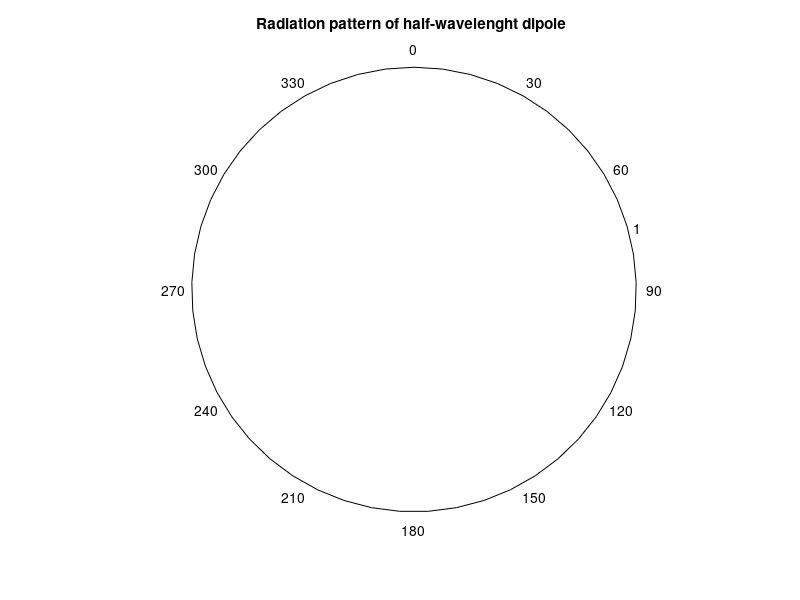

Write MATLAB code to recreate this figure. (Note: this script raises an error after producing the figure.)
%normalized field pattern
    
     x=0:0.0005:2*pi;
    P=sin(x);
    polar(x,P,'--r')
    hold on
    p=sin(-x);
    polar(x,p,'--r')
    view(-270,-90);
    title('Radiation pattern of Infinitesimal Dipole');
   
    %normalized power pattern
    y=0:0.0005:2*pi;
    A=(sin(y)).^2;
    polar(y,A,'r')
    hold on
    a=(sin(-y)).^2;
    polar(y,a,'r')
    view(-270,-90);
    title('Radiation pattern of Infinitesimal Dipole');
    
    
    
    
     %for normalized field pattern
    x=eps:0.0005:2*pi;
    P=sin(x);
    polar(x,P,'--g')
    hold on
    p=sin(-x);
    polar(x,p,'--g')
    view(-270,-90);
    title('Radiation pattern of Short Dipole');
    
    %for normalized power pattern
     y=eps:0.0005:2*pi;
    A=(sin(y)).^2;
    polar(y,A,'g')
    hold on
    a=(sin(-y)).^2;
    polar(y,a,'g')
    view(-270,-90);
    title('Radiation pattern of Short Dipole');
    
    
    
     %for normalized field pattern
    x=eps:0.0005:pi;
    X=cos(pi/2.*(cos(x)));
    P=(X./sin(x));
    polar(x,P,'--k')
    hold on
    p=(-X./sin(x));
    polar(x,p,'--k')
    view(-270,-90);
    title('Radiation pattern of half-wavelenght dipole ');
    
    %for normalized power pattern
    y=eps:0.0005:pi;
    Z=(cos(pi/2.*(cos(x)))).^2;
    A=(Z./(sin(y)).^2);
    polar(y,A,'k')
    hold on
    a=(-Z./(sin(y)).^2);
    polar(y,a,'k')
    view(-270,-90);
     title('Radiation pattern of half-wavelenght dipole ');
     
     
    
     
      %for field pattern
 
    x=0:0.001:2*pi;
    A=cos(B*L/2);
    p=cos(cos(x).*B.*L/2)-A;
    m=(p./sin(x));
    polar(x,m,'--b')
    hold on
    m=(-p./sin(x));
    polar(x,m,'--b')
    view(-270,-90)
    title('Radiation pattern of Finite length Dipole');
    
    %for power pattern
    x=0:0.001:2*pi;
    A=cos(B*L/2);
    p=cos(cos(x).*B.*L/2)-A;
    m=((p.^2)./sin(x));
    polar(x,m,'b')
    hold on
    m=((-p.^2)./sin(x));
    polar(x,m,'b')
    view(-270,-90)
    title('Radiation pattern of Finite length Dipole');
    